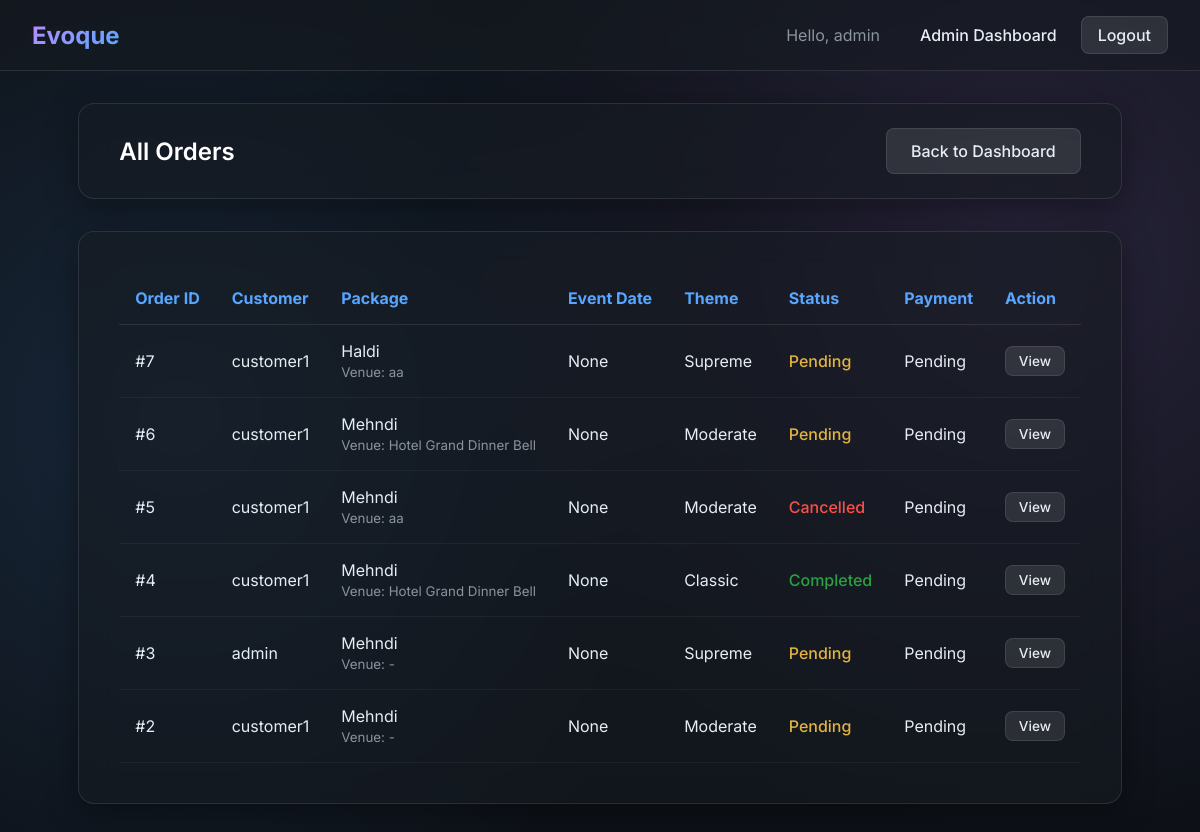
/admin-panel/orders/ (signed in), run on an earlier commit of the app's database.
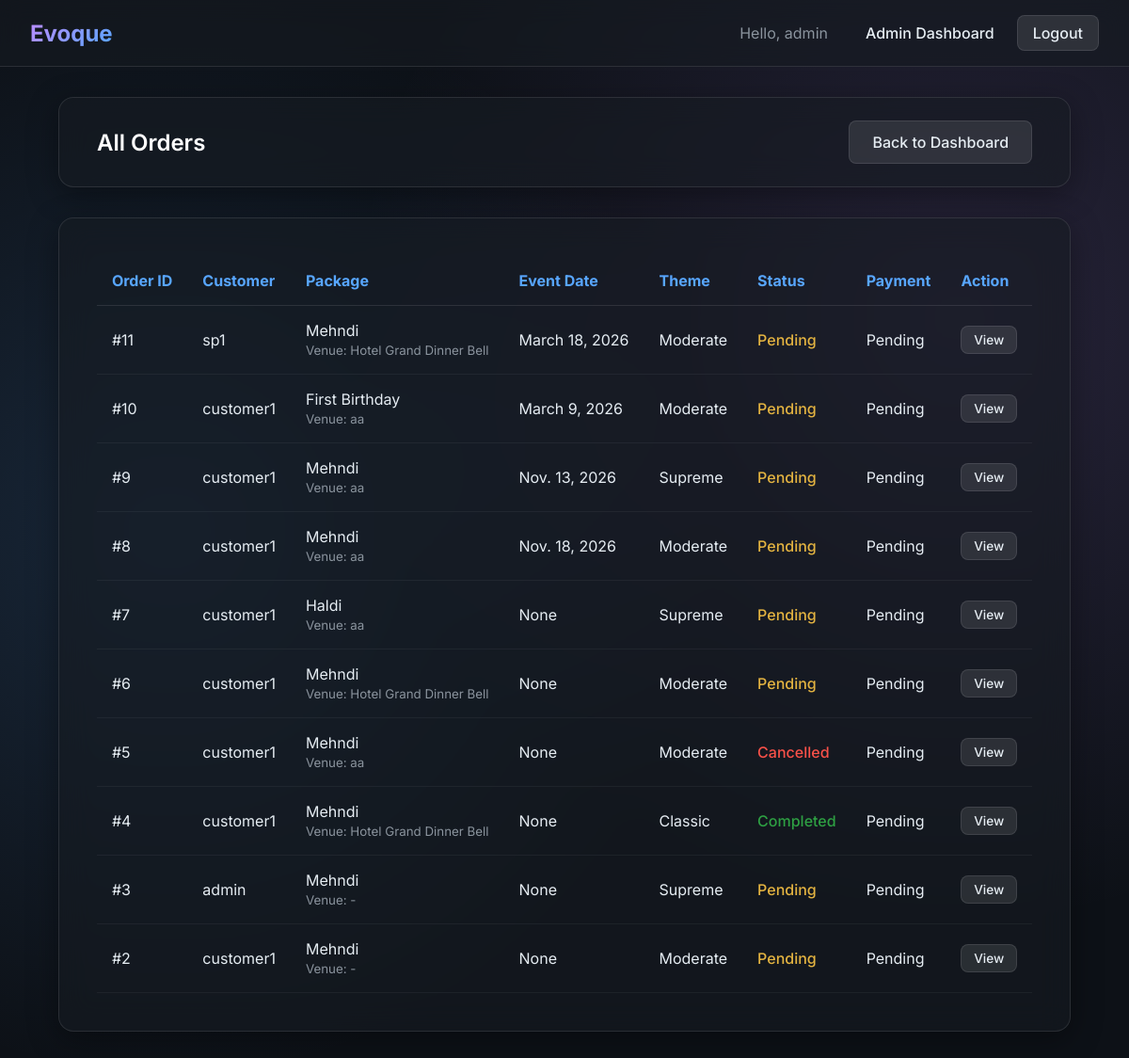
And on a later commit of the database.
### core/models.py (models this page shows, shortened)
class Order(models.Model):
    STATUS_CHOICES = (
        ('PENDING', 'Pending'),
        ('CONFIRMED', 'Confirmed'),
        ('COMPLETED', 'Completed'),
        ('CANCELLED', 'Cancelled'),
    )
    THEME_CHOICES = (
        ('CLASSIC', 'Classic'),
        ('MODERATE', 'Moderate'),
        ('SUPREME', 'Supreme'),
    )
    user = models.ForeignKey(
        User,
        on_delete=models.CASCADE,
        related_name='orders'
    )
    package = models.ForeignKey(
        Package,
        on_delete=models.CASCADE,
        related_name='orders'
    )
    service_provider = models.ForeignKey(
        ServiceProviderProfile,
        on_delete=models.SET_NULL,
        null=True,
        blank=True,
        related_name='assigned_orders'
    )
    theme_type = models.CharField(
        max_length=20,
        choices=THEME_CHOICES,
        default='CLASSIC'
    )
    venue=models.ForeignKey(Venue, on_delete=models.CASCADE,null=True, blank=True)
    event_date = models.DateField(null=True, blank=True)
    seasonal_discount_percent = models.DecimalField(
        max_digits=5,
        decimal_places=2,
        default=Decimal('0.00')
    )
    order_date = models.DateTimeField(auto_now_add=True)
    status = models.CharField(
        max_length=20,
        choices=STATUS_CHOICES,
        default='PENDING'
    )

class Package(models.Model):
    category = models.ForeignKey(Category, on_delete=models.CASCADE)
    name = models.CharField(max_length=100)
    description = models.TextField(blank=True, null=True)
    price = models.DecimalField(max_digits=10, decimal_places=2)
    status = models.BooleanField(default=True)

class Venue(models.Model):
    name=models.CharField(max_length=50)
    address=models.TextField()
    capacity=models.PositiveIntegerField()
    price=models.DecimalField(max_digits=10, decimal_places=2)
    status=models.BooleanField(default=True)
    image=models.ImageField(upload_to='venues/',null=True,blank=True)

class Payment(models.Model):
    PAYMENT_METHOD_CHOICES = (
        ('COD', 'Cash On Delivery'),
        ('ONLINE', 'Online'),
    )
    PAYMENT_STATUS_CHOICES = (
        ('PENDING', 'Pending'),
        ('PAID', 'Paid'),
        ('FAILED', 'Failed'),
    )
    order = models.OneToOneField(
        Order,
        on_delete=models.CASCADE,
        related_name='payment'
    )
    amount = models.DecimalField(max_digits=10, decimal_places=2)
    payment_method = models.CharField(
        max_length=10,
        choices=PAYMENT_METHOD_CHOICES
    )
    status = models.CharField(
        max_length=20,
        choices=PAYMENT_STATUS_CHOICES,
        default='PENDING'
    )
    transaction_id = models.CharField(
        max_length=100,
        blank=True,
        null=True
    )
    created_at = models.DateTimeField(auto_now_add=True)

### core/views.py (the view)
# urls.py: path('admin-panel/orders/', views.adminOrdersView, name='adminOrders'),
@login_required
def adminOrdersView(request):
    profile = UserProfile.objects.get(user=request.user)
    if profile.role != 'ADMIN':
        return redirect('login')
    orders = (
        Order.objects.select_related('user', 'package', 'venue', 'payment')
        .all()
        .order_by('-order_date')
    )
    return render(
        request,
        'adminOrders.html',
        {'orders': orders}
    )

### core/templates/adminOrders.html (shortened to what this page needs)
{% extends 'base.html' %}
{% block content %}
<div class="glass-panel" style="margin-bottom: 2rem; padding: 1.5rem 2.5rem; display: flex; justify-content: space-between; align-items: center;">
    <h2 style="margin: 0;">All Orders</h2>
    <a href="{% url 'adminDashboard' %}" class="btn btn-secondary">Back to Dashboard</a>
</div>
<div class="glass-panel" style="overflow-x: auto;">
    {% if orders %}
    <table style="width: 100%; border-collapse: collapse; text-align: left;">
        <thead>
            <tr style="border-bottom: 1px solid var(--glass-border);">
                <th style="padding: 1rem; color: var(--primary-accent);">Order ID</th>
                <th style="padding: 1rem; color: var(--primary-accent);">Customer</th>
                <th style="padding: 1rem; color: var(--primary-accent);">Package</th>
                <th style="padding: 1rem; color: var(--primary-accent);">Event Date</th>
                <th style="padding: 1rem; color: var(--primary-accent);">Theme</th>
                <th style="padding: 1rem; color: var(--primary-accent);">Status</th>
                <th style="padding: 1rem; color: var(--primary-accent);">Payment</th>
                <th style="padding: 1rem; color: var(--primary-accent);">Action</th>
            </tr>
        </thead>
        <tbody>
            {% for order in orders %}
            <tr style="border-bottom: 1px solid rgba(255,255,255,0.05); transition: background 0.2s;">
                <td style="padding: 1rem;">#{{ order.id }}</td>
                <td style="padding: 1rem;">{{ order.user.username }}</td>
                <td style="padding: 1rem;">
                    {{ order.package.name }}<br>
                    <small style="color: var(--text-muted);">Venue: {% if order.venue %}{{ order.venue.name }}{% else %}-{% endif %}</small>
                </td>
                <td style="padding: 1rem;">{{ order.event_date }}</td>
                <td style="padding: 1rem;">{{ order.get_theme_type_display }}</td>
                <td style="padding: 1rem;">
                    <span style="font-weight: 500;
                        {% if order.status == 'COMPLETED' %}color: var(--success);
                        {% elif order.status == 'PENDING' %}color: #e3b341;
                        {% elif order.status == 'CANCELLED' %}color: var(--danger);
                        {% endif %}">
                        {{ order.get_status_display }}
                    </span>
                </td>
                <td style="padding: 1rem;">
                    {% if order.payment %}
                        {{ order.payment.get_status_display }}
                    {% else %}
                        -
                    {% endif %}
                </td>
                <td style="padding: 1rem;">
                    <a href="{% url 'adminOrderDetail' order.id %}" class="btn btn-secondary" style="padding: 0.4rem 0.8rem; font-size: 0.85rem;">View</a>
                </td>
            </tr>
            {% endfor %}
        </tbody>
    </table>
    {% else %}
    <div style="text-align: center; padding: 2rem;">
        <p>No orders found.</p>
    </div>
    {% endif %}
</div>
{% endblock %}

What changed in the data, as far as the page shows it:
added Order: id "11", user.username "sp1", package.name "Mehndi", venue.name "Hotel Grand Dinner Bell", event_date "March 18, 2026", theme_type "Moderate", status "Pending", payment.status "Pending"
added Order: id "10", user.username "customer1", package.name "First Birthday", venue.name "aa", event_date "March 9, 2026", theme_type "Moderate", status "Pending", payment.status "Pending"
added Order: id "9", user.username "customer1", package.name "Mehndi", venue.name "aa", event_date "Nov. 13, 2026", theme_type "Supreme", status "Pending", payment.status "Pending"
added Order: id "8", user.username "customer1", package.name "Mehndi", venue.name "aa", event_date "Nov. 18, 2026", theme_type "Moderate", status "Pending", payment.status "Pending"
